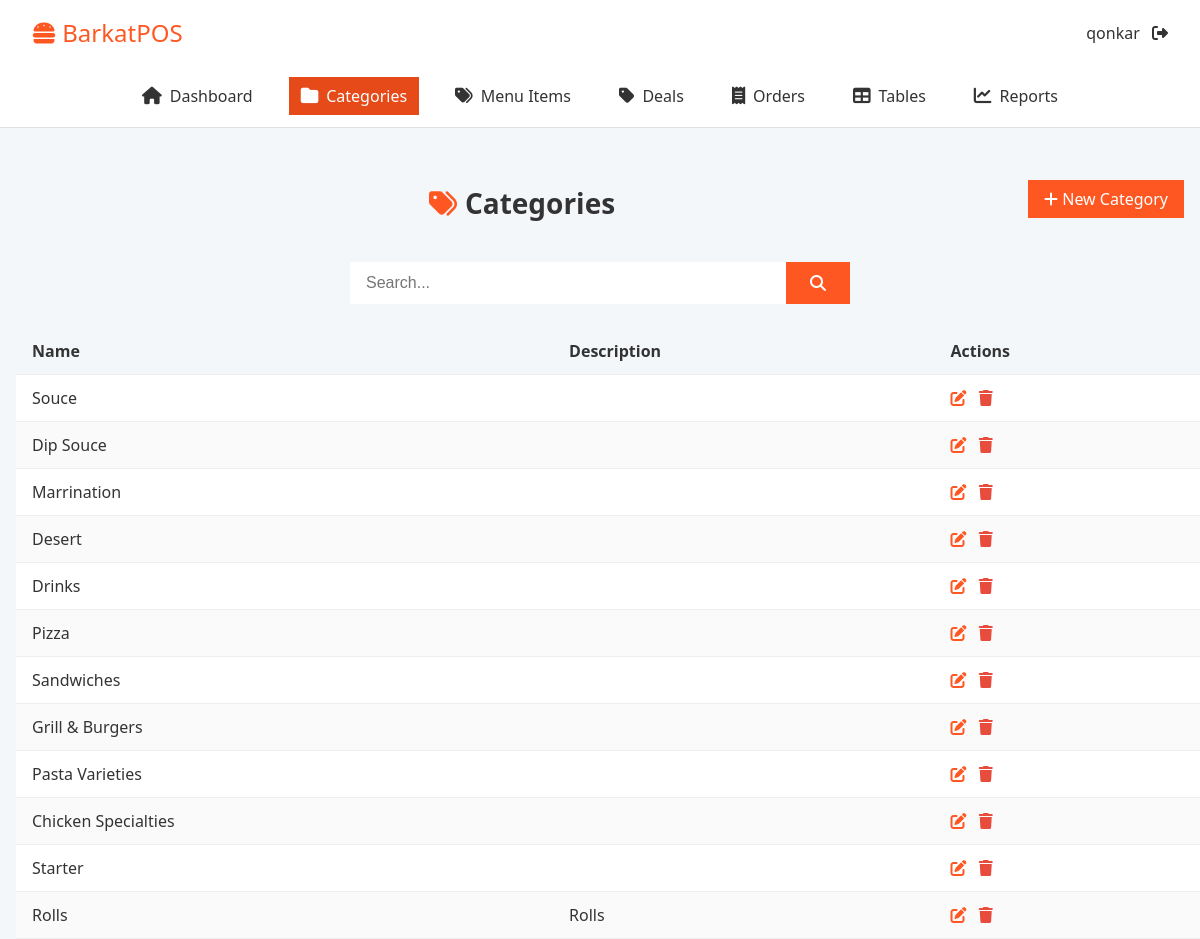
/categories/ (signed in), run on the app's committed database.
### core/models.py (models this page shows, shortened)
class User(AbstractUser):
    ROLE_CHOICES = [
        ('admin', 'Admin'),
        ('cashier', 'Cashier'),
        ('kitchen', 'Kitchen'),
    ]
    role = models.CharField(max_length=20, choices=ROLE_CHOICES, default='cashier')

class Category(models.Model):
    name = models.CharField(max_length=100, unique=True)
    description = models.TextField(blank=True)
    created_at = models.DateTimeField(auto_now_add=True)
    updated_at = models.DateTimeField(auto_now=True)
    class Meta:
        verbose_name_plural = "Categories"

### core/views.py (the view)
# urls.py: path('categories/', CategoryListView.as_view(), name='category_list'),
class CategoryListView(LoginRequiredMixin, ListView):
    model = Category
    template_name = 'categories/category_list.html'
    context_object_name = 'categories'
    def get_queryset(self):
        qs = super().get_queryset().order_by('-updated_at')
        q = self.request.GET.get('q')
        return qs.filter(name__icontains=q) if q else qs

### core/templates/categories/category_list.html (shortened to what this page needs)
{% extends 'base.html' %}
{% block content %}
<div class="page-header">
  <h1>Categories</h1>
  <a href="{% url 'category_create' %}" class="btn"><i class="fa fa-plus"></i> New Category</a>
</div>
<form id="search-form" class="search-bar">
  <input name="q" placeholder="Search..." value="{{ request.GET.q }}">
  <button type="submit"><i class="fa fa-search"></i></button>
</form>
<table class="table">
  <thead><tr><th>Name</th><th>Description</th><th>Actions</th></tr></thead>
  <tbody>
    {% for cat in categories %}
    <tr id="cat-{{ cat.pk }}">
      <td>{{ cat.name }}</td>
      <td>{{ cat.description }}</td>
      <td>
        <a href="{% url 'category_edit' cat.pk %}" class="btn-edit"><i class="fa fa-edit"></i></a>
        <button class="btn-delete" data-url="{% url 'category_delete' cat.pk %}"><i class="fa fa-trash"></i></button>
      </td>
    </tr>
    {% empty %}
    <tr><td colspan="3">No categories.</td></tr>
    {% endfor %}
  </tbody>
</table>
{% endblock %}

### core/templates/base.html (shortened to what this page needs)
{% load static %}
<!DOCTYPE html>
<html lang="en">
  <head>
    <link rel="stylesheet" href="https://cdnjs.cloudflare.com/ajax/libs/font-awesome/6.4.0/css/all.min.css" />
    <link rel="stylesheet" href="{% static 'css/categories.css' %}" />
    <link rel="stylesheet" href="{% static 'css/menu_item.css' %}" />
    <link rel="stylesheet" href="{% static 'css/reports.css' %}" />
  </head>
  <body>
    <header class="topbar">
      <div class="logo"><i class="fa fa-hamburger"></i> BarkatPOS</div>
      <div class="user-menu">
        <span>{{ request.user.username }}</span>
        <a href="{% url 'logout' %}"><i class="fa fa-sign-out-alt"></i></a>
      </div>
    </header>
    <nav class="main-nav">
      <a href="{% url 'dashboard' %}" class="{% if request.resolver_match.url_name == 'dashboard' %}active{% endif %}"> <i class="fa fa-home"></i> Dashboard </a>
      <a href="{% url 'category_list' %}" class="{% if request.resolver_match.url_name == 'category_list' %}active{% endif %}"> <i class="fa fa-folder"></i> Categories </a>
      <a href="{% url 'menuitem_list' %}" class="{% if request.resolver_match.url_name == 'menuitem_list' %}active{% endif %}"> <i class="fa fa-tags"></i> Menu Items </a>
      <a href="{% url 'deal_list' %}" class="{% if request.resolver_match.url_name == 'deal_list' %}active{% endif %}"> <i class="fa fa-tag"></i> Deals </a>
      <a href="{% url 'order_list' %}" class="{% if request.resolver_match.url_name == 'order_list' %}active{% endif %}"> <i class="fa fa-receipt"></i> Orders </a>
      <a href="/tables/" class="{% if request.resolver_match.url_name == 'table_list' %}active{% endif %}"> <i class="fa fa-table"></i> Tables </a>
      <a href="/reports/" class="{% if request.resolver_match.url_name == 'reports' %}active{% endif %}"> <i class="fa fa-chart-line"></i> Reports </a>
    </nav>
    <main>{% block content %}{% endblock %}</main>
  </body>
</html>

### core/static/css/categories.css (style rules this page uses)
.page-header { display: flex; justify-content: space-between; align-items: center; margin: var(--space-xl) var(--space-md) var(--space-lg); }
.page-header h1 { font-size: 1.75rem; color: var(--color-text); }
.page-header .btn { background: var(--color-primary); color: #fff; padding: var(--space-xs) var(--space-md); border-radius: var(--radius-sm); font-size: var(--font-size-base); transition: background .3s; }
.table { width: 100%; border-collapse: collapse; margin: 0 var(--space-md) var(--space-xl); background: #fff; box-shadow: var(--shadow-sm); }
.table th, .table td { padding: var(--space-sm) var(--space-md); text-align: left; border-bottom: 1px solid #eee; }
.table th { background: var(--color-bg); font-weight: 600; }
.table tbody tr:nth-child(even) { background: #fafafa; }
.btn-edit, .btn-delete { background: none; border: none; font-size: 1rem; cursor: pointer; margin-right: var(--space-xs); }
.btn-edit i { color: var(--color-primary); }
.btn-delete i { color: var(--color-error-text); }
h1 { font-size: 1.75rem; color: var(--color-text); max-width: 600px; margin: var(--space-lg) auto var(--space-md); display: flex; align-items: center; }
h1::before { content: "\f07b"; font-family: "Font Awesome 5 Free"; font-weight: 900; margin-right: var(--space-xs); color: var(--color-primary); }

### core/static/css/menu_item.css (style rules this page uses)
.search-bar { display: flex; max-width: 500px; margin: var(--space-md) auto var(--space-lg); background: #fff; border-radius: var(--radius); overflow: hidden; box-shadow: var(--shadow-sm); }
.search-bar input { flex: 1; border: none; padding: var(--space-sm) var(--space-md); font-size: var(--font-size-base); }
.search-bar button { background: var(--color-primary); border: none; padding: var(--space-sm) var(--space-lg); cursor: pointer; display: inline-flex; align-items: center; justify-content: center; color: #fff; transition: background .3s; }
.search-bar button .fa-search { font-size: 1rem; }
h1 { font-size: 1.75rem; color: var(--color-text); max-width: 600px; margin: var(--space-lg) auto var(--space-md); display: flex; align-items: center; }
h1::before { content: "\f02c"; font-family: "Font Awesome 5 Free"; font-weight: 900; margin-right: var(--space-xs); color: var(--color-primary); }

### core/static/css/reports.css (style rules this page uses)
.table { width: 100%; border-collapse: collapse; }
.table th, .table td { padding: var(--space-sm) var(--space-md); border-bottom: 1px solid #eee; }

### core/templates/base.html (style rules this page uses)
:root { --color-primary: #ff5722; --color-primary-dark: #e64a19; --color-bg: #f4f7fa; --color-text: #333; --color-success-bg: #e6ffed; --color-success-border: #27ae60; --color-success-text: #27ae60; --color-error-bg: #ffe6e6; --color-error-border: #e74c3c; --color-error-text: #e74c3c; --space-xxs: 0.25rem; --space-xs: 0.5rem; --space-sm: 0.75rem; --space-md: 1rem; --space-lg: 1.5rem; --space-xl: 2rem; --font-family: "Segoe UI", sans-serif; --font-size-base: 1rem; --font-size-sm: 0.875rem; --border-radius-sm: 0.25rem; --border-radius: 0.5rem; --border-radius-lg: 0.75rem; --box-shadow-sm: 0 2px 5px rgba(0, 0, 0, 0.05); --box-shadow-md: 0 2px 10px rgba(0, 0, 0, 0.1); --box-shadow-lg: 0 4px 20px rgba(0, 0, 0, 0.1); }
* { margin: 0; padding: 0; box-sizing: border-box; }
body { font-family: var(--font-family); background: var(--color-bg); color: var(--color-text); height: 100dvh; }
a { text-decoration: none; color: inherit; }
.topbar { background: #fff; padding: var(--space-md) var(--space-xl); display: flex; justify-content: space-between; align-items: center; box-shadow: var(--box-shadow-sm); }
.topbar .logo { font-size: 1.5rem; color: var(--color-primary); }
.topbar .user-menu a { margin-left: var(--space-xs); }
.main-nav { background: #fff; display: flex; justify-content: center; gap: var(--space-lg); padding: var(--space-sm) 0; box-shadow: var(--shadow-sm); border-bottom: 1px solid #e0e0e0; }
.main-nav a { display: inline-flex; align-items: center; font-size: var(--font-size-base); color: var(--color-text); padding: var(--space-xs) var(--space-sm); border-radius: var(--radius-sm); transition: background 0.2s, color 0.2s; }
.main-nav a i { margin-right: var(--space-xs); font-size: 1.1rem; }
.main-nav a.active { background: var(--color-primary-dark); color: #fff; }

### data on the page
User: user.username "qonkar"
Category: name "Souce"
Category: name "Dip Souce"
Category: name "Marrination"
Category: name "Desert"
Category: name "Drinks"
Category: name "Pizza"
Category: name "Sandwiches"
Category: name "Grill & Burgers"
Category: name "Pasta Varieties"
Category: name "Chicken Specialties"
Category: name "Starter"
Category: name "Rolls", description "Rolls"
